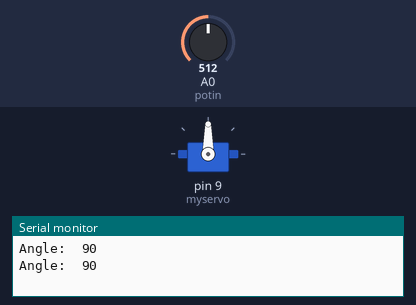
A sketch run on a simulated Arduino Uno, built with avr-gcc and run on an emulated ATmega328P. Shown: servo, the last lines printed to the serial monitor. The inputs (shaded band) are chosen by the test bench; at power-on: A0 (potin) = 512.

Above: at 1.8 s.
1.9 s: A0 (potin) set to 716
At 3.2 s:
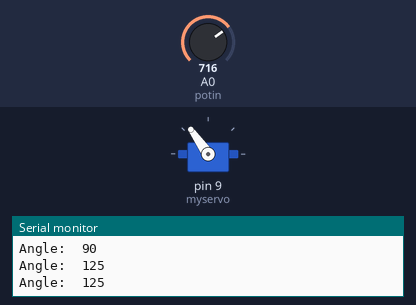
3.5 s: A0 (potin) set to 900
At 4.9 s:
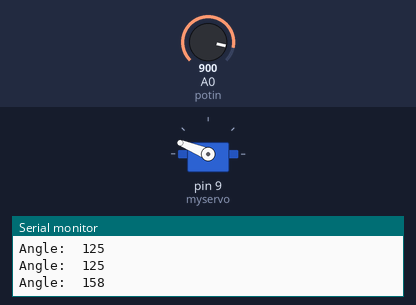
5.5 s: A0 (potin) set to 1023
At 6.5 s:
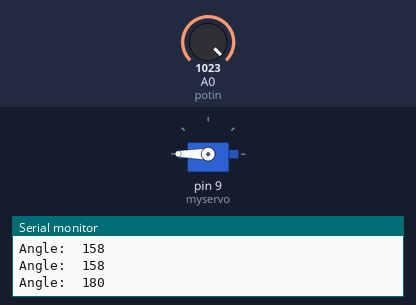
7.5 s: A0 (potin) set to 306
At 9.2 s:
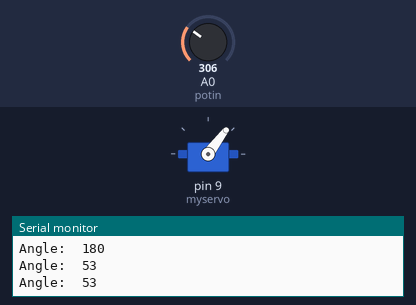
9.5 s: A0 (potin) set to 122
At 10.8 s:
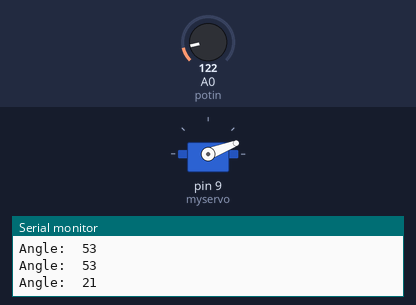
11.5 s: A0 (potin) set to 0
At 12.4 s:
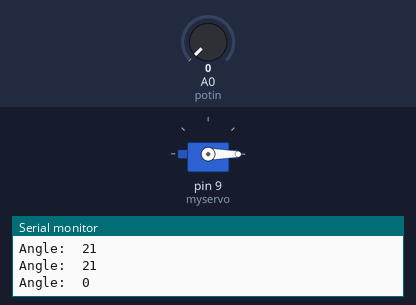
Timing chart, 0 to 14.5 s (numbered marks = the images above; inputs shaded):
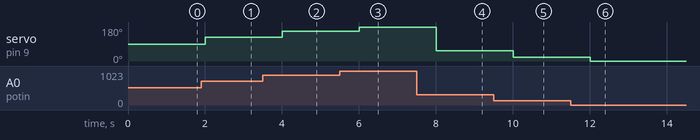

The sketch:

servo_moteur_potentiometre.ino
```cpp
/* Contrôler l'angle de rotation avec un potentiomètre. */
#include <Servo.h>  //on ajoute la bibliothèque

Servo myservo;   // on crée un objet servo: servoMoteur

int potin = 0;
int val;

void setup() {
   Serial.begin(9600);
  myservo.attach(9);
}

void loop() {
  val = analogRead(potin);
  val = map(val, 0, 1023, 0, 180);
  myservo.write(val);
  Serial.print("Angle:  ");
  Serial.println(val);
  delay(1000);
}
```

Measured:
- after the input at 1.9 s, servo on pin 9 (myservo): 90° → 125° after 0.10 s
- after the input at 3.5 s, servo on pin 9 (myservo): 125° → 158° after 0.50 s
- after the input at 5.5 s, servo on pin 9 (myservo): 158° → 180° after 0.50 s
- after the input at 7.5 s, servo on pin 9 (myservo): 180° → 53° after 0.50 s
- after the input at 9.5 s, servo on pin 9 (myservo): 53° → 21° after 0.51 s
- after the input at 11.5 s, servo on pin 9 (myservo): 21° → 0° after 0.51 s
